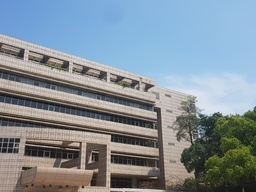
#> input picture CV/m7.jpg, 256 x 192 px, shrunk from 1008 x 756 before the run, found by its file name
$ python HW2.py
#> lines starting #> are read from the running program, lines starting #| are printed output that depends on the picture; long printed decimals are rounded
import cv2
import numpy as np
import random
import matplotlib.pyplot as plt
# read the image file & output_image the color & gray image


def read_img(path):
    # opencv read image in "BGR" color space
    img = cv2.imread(path)
    img_gray = cv2.cvtColor(img, cv2.COLOR_BGR2GRAY)
    img_rgb = cv2.cvtColor(img, cv2.COLOR_BGR2RGB)
    return img_gray, img_rgb

# the dtype of img must be "uint8" to avoid the error of SIFT detector


def img_to_gray(img):
    if img.dtype != "uint8":
        print("The input image dtype is not uint8 , image type is : ", img.dtype)
        return
    img_gray = cv2.cvtColor(img, cv2.COLOR_BGR2GRAY)
    return img_gray


def SIFT(img):
    SIFT_detector = cv2.SIFT_create()
    kp, des = SIFT_detector.detectAndCompute(img, None)
    return kp, des


def plot_sift(gray, rgb, kp):
    tmp = rgb.copy()  # deep copy
    img = cv2.drawKeypoints(
        gray, kp, tmp, flags=cv2.DRAW_MATCHES_FLAGS_DRAW_RICH_KEYPOINTS)
    return img


def K_NN(kp1, des1, kp2, des2, k):
    k_nearest_neighbor = np.zeros((len(kp1), k), dtype=np.uint16)
    for i in range(len(kp1)):
        distance = np.zeros(len(kp2))
        source_feature = des1[i]
        for j in range(len(kp2)):
            target_feature = des2[j]
            distance[j] = np.linalg.norm(source_feature - target_feature)
        minimum_distance_index = np.argsort(distance)
        k_nearest_neighbor[i] = minimum_distance_index[:k]
    return k_nearest_neighbor


def Ratio_Test(kp1, des1, kp2, des2, nearest_neighbor, threshold):
    matches = []
    for i in range(len(kp1)):
        d1 = np.linalg.norm(des1[0] - des2[nearest_neighbor[i][0]])
        d2 = np.linalg.norm(des1[0] - des2[nearest_neighbor[i][1]])
        if d1 < threshold * d2:
            matches.append(list(kp1[i].pt + kp2[nearest_neighbor[i][0]].pt))
    matches = np.array(matches)
    return matches


"""
    def plot_matches(matches, concatenate_image):
        match_img = concatenate_image.copy()
        offset = concatenate_image.shape[1]/2
        fig, ax = plt.subplots()
        ax.set_aspect('equal')
        ax.imshow(np.array(match_img).astype('uint8'),
                cmap="gray")  # 　RGB is integer type

        ax.plot(matches[:, 0], matches[:, 1], 'xr')
        ax.plot(matches[:, 2] + offset, matches[:, 3], 'xr')

        ax.plot([matches[:, 0], matches[:, 2] + offset], [matches[:, 1], matches[:, 3]],
                'r', linewidth=0.5)

        plt.show()
"""

"""
    # p2 = Hp1
    # (wx2, wy2 , w) = H(x1, y1, 1)
    # H = [
    #      [A11, A12, A13],
    #      [A21, A22, A23],
    #      [A31, A32, A33]
    #     ]
    # w = x1A31 + y1A32 + A33
    # wx2 = x2(x1A31 + y1A32 + A33) = x1A11 + y1A12 + A13
        # >> x1A11 + y1A12 + A13 - x2(x1A31 + y1A32 + A33) = 0
    # wy2 = y2(x1A31 + y1A32 + A33) = x1A21 + y1A22 + A23
        # >> x1A21 + y1A22 + A23 - y2(x1A31 + y1A32 + A33) = 0
"""


def homography(samples):
    a_matrix = []
    for sample in samples:
        p1 = np.append(sample[:2], 1)  # x1, y1, 1
        p2 = np.append(sample[2:], 1)  # x2, y2, 1
        a1 = [p1[0], p1[1], 1, 0, 0, 0, -p2[0]*p1[0], -p2[0]*p1[1], -p2[0]]
        a2 = [0, 0, 0, p1[0], p1[1], 1, -p2[1]*p1[0], -p2[1]*p1[1], -p2[1]]
        a_matrix.append(a1)
        a_matrix.append(a2)
    a_matrix = np.array(a_matrix)
    # corresponding smallest eigenvalue of eigenvector
    _, _, vh = np.linalg.svd(a_matrix)
    h = vh[-1].reshape(3, 3)
    h = h / h[2][2]
    return h


def Ransac(matches, threshold, iterations):
    best_h_matrix = []
    best_inliers = []
    for iter in range(iterations):
        samples_index = random.sample(range(len(matches)), 4)
        samples = [matches[index] for index in samples_index]
        h_matrix = homography(samples)
        all_p1 = np.concatenate(
            (matches[:, :2], np.ones((len(matches), 1))), axis=1)
        all_p2 = matches[:, 2:]
        estimate_p2 = np.matmul(h_matrix, all_p1.T).T
        # print(estimate_p2.shape)
        for i in range(len(matches)):
            estimate_p2[i] = estimate_p2[i] / estimate_p2[i][2]
        estimate_p2 = estimate_p2[:, 0:2]
        errors = np.linalg.norm(all_p2 - estimate_p2, axis=1)**2
        inliers_index = np.where(errors < threshold)[0]
        inliers = matches[inliers_index]
        if len(inliers) > len(best_inliers):
            best_inliers = inliers
            best_h_matrix = h_matrix
    return best_inliers, best_h_matrix


def translate(image1, image2, h_matrix):
    h1, w1, c1 = image1.shape
    h2, w2, c2 = image2.shape
    # 以image2中的四個corner的座標當作基準去計算
    corners = np.array(
        [[0, 0, 1], [w2 - 1, 0, 1], [w2 - 1, h2 - 1, 1], [0, h2 - 1, 1]])
    # 把image2四個corner的座標經過homography matrix轉換後
    # 得到在image1相對應的座標
    transform_corners = np.matmul(h_matrix, corners.T).T
    for i in range(len(corners)):
        transform_corners[i] = transform_corners[i] / transform_corners[i][2]

    transform_corners = transform_corners[:, :2]
    x_min = min(min(transform_corners[:, 0]), 0)
    y_min = min(min(transform_corners[:, 1]), 0)
    """
    print(transform_corners)
                            [[-170.06491952  -49.23902745] image2中(0, 0)對應到image1的座標
                            [ 836.57361736   38.94680412]  image2中(w2 - 1, 0)對應到image1的座標
                            [ 820.07621228  745.49125985]    ''    (w2 - 1, h2 - 1)    ''
                            [-205.34991699  763.95041104]]   ''    (0, h2 - 1)    ''
    """
    size = (int(round(w2 + abs(x_min))), int(round(h2 + abs(y_min))))

    # h_matrix是使用image2轉換成image1
    # 所以A是把image1轉換到與image2的translation_matrix
    translation_matrix = np.array([[1, 0, -x_min], [0, 1, -y_min], [0, 0, 1]])
    A = np.matmul(translation_matrix, h_matrix)
    """
        print(size) >> (1213, 805)
    """
    # 把image1用合併後的size來表示的話，
    # 是對image1和translation_matrix A 做運算
    warped_1 = cv2.warpPerspective(src=image1, M=A, dsize=size)

    # 因為我們是以image2為基準，
    # 所以要把image2以合併後的size表示的話
    # 只需要做affine translation就好

    print(h_matrix)
    print(translation_matrix)
    print(A)

    warped_2 = cv2.warpPerspective(
        src=image2, M=translation_matrix, dsize=size)
    return warped_1, warped_2


def isblack(pixel):
    black_pixel = np.array([0, 0, 0])
    return np.array_equal(pixel, black_pixel)


def stitch_image(warped_1, warped_2):
    rows, cols, channels = warped_1.shape
    output_image = np.zeros((rows, cols, channels), dtype=np.uint8)
    for i in range(rows):
        for j in range(cols):
            if (not isblack(warped_1[i][j])) and isblack(warped_2[i][j]):
                output_image[i][j][:] = warped_1[i][j][:]
            elif isblack(warped_1[i][j]) and (not isblack(warped_2[i][j])):
                output_image[i][j][:] = warped_2[i][j][:]
            elif (not isblack(warped_1[i][j])) and (not isblack(warped_2[i][j])):
                output_image[i][j][:] = (
                    warped_1[i][j][:] / 2) + (warped_2[i][j][:] / 2)
            else:
                pass
    return output_image
# create a window to show the image
# It will show all the windows after you call im_show()
# Remember to call im_show() in the end of main


def create_im_window(window_name, img):
    cv2.imshow(window_name, img)

# show the all window you call before im_show()
# and press any key to close all windows


def im_show():
    cv2.waitKey(0)
    cv2.destroyAllWindows()


if __name__ == '__main__':
    image1_gray, image1_rgb = read_img("test/m7.jpg")
#> in read_img, img is the input picture: shape (192, 256, 3); mean B, G, R 151.9, 142.7, 130.2
#> in read_img, `img_gray = cv2.cvtColor(img, cv2.COLOR_BGR2GRAY)`:
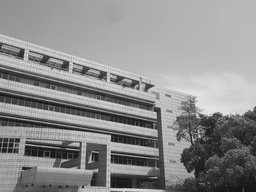
#> img_gray: shape (192, 256); min 14, max 234, mean 140
    image2_gray, image2_rgb = read_img("test/m8.jpg")
#> call 2 of read_img, with path = 'test/m8.jpg'
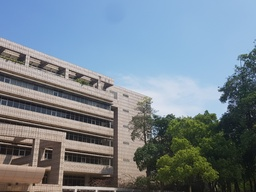
#> input picture CV/m8.jpg, 256 x 192 px, shrunk from 1008 x 756 before the run, found by its file name
#> in read_img, img is the input picture: shape (192, 256, 3); mean B, G, R 142.2, 131.5, 118.1
#> in read_img (call 2), `img_gray = cv2.cvtColor(img, cv2.COLOR_BGR2GRAY)`:
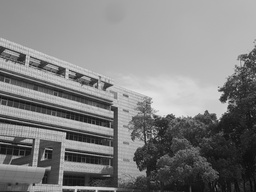
#> img_gray: shape (192, 256); min 7, max 231, mean 128.7
    """
        # [7 lines of commented-out code are left out]
    """
    kp1, des1 = SIFT(image1_gray)
#> in SIFT, `kp, des = SIFT_detector.detectAndCompute(img, None)`: kp = 385 keypoints; strongest (x, y, size): (102, 75, 5.9), (65, 66, 6), (148, 86, 4.6), (20, 54, 5.9)
#> kp1 has the same summary as kp in SIFT
    kp2, des2 = SIFT(image2_gray)
#> in SIFT (call 2), `kp, des = SIFT_detector.detectAndCompute(img, None)`: kp = 341 keypoints; strongest (x, y, size): (223, 99, 4.2), (60, 71, 6.1), (21, 59, 6.4), (76, 188, 3.5)
#> kp2 has the same summary as kp in SIFT

    """ Plot the keypoints in concatenate images
        # [4 lines of commented-out code are left out]
    """
    # Show the coordinate of keypoint
    # keypoints are in the form of x-y coordinate, not the common seen row-column form.
    # coordinate = cv2.KeyPoint_convert(kp1)

    two_nn = K_NN(kp1, des1, kp2, des2, 2)
#> in K_NN, `k_nearest_neighbor = np.zeros((len(kp1), k), dtype=np.uint16)`: k_nearest_neighbor = 385 pairs, first value 0 to 0, second value 0 to 0
#> after the loop in K_NN, `for i in range(len(kp1)):`: k_nearest_neighbor = 385 pairs, first value 1 to 340, second value 2 to 336
#> two_nn has the same summary as k_nearest_neighbor in K_NN
    matches = Ratio_Test(kp1, des1, kp2, des2, two_nn, 0.95)
#> the loop in Ratio_Test, `for i in range(len(kp1)):` made 385 passes
#> (d1, d2) on passes 1 to 3: (172.4, 245.4), (337.4, 300.3), (404.8, 421.8)
#> after the loop in Ratio_Test, `for i in range(len(kp1)):`: matches = 76 items, first 6: [3.21, 63.04, 3.77, 66.56], [7.87, 127.6, 91.6, 125], [8.14, 52.39, 7.99, 57.6], [16.81, 175.8, 225.8, 80.46], [16.97, 80.3, 43.38, 112.3], [22.5, 46.49, 103.1, 91.94]
#> in Ratio_Test, `matches = np.array(matches)`: matches = 76 rows, first 6: [3.21, 63.04, 3.77, 66.56], [7.87, 127.6, 91.6, 125], [8.14, 52.39, 7.99, 57.6], [16.81, 175.8, 225.8, 80.46], [16.97, 80.3, 43.38, 112.3], [22.5, 46.49, 103.1, 91.94]
    # plot_matches(matches, concat_gray)

    best_inliers, best_h_matrix = Ransac(matches, 5, 2000)
#> the loop in Ransac, `for iter in range(iterations):` made 2000 passes
#> (samples_index, inliers_index) on passes 1 to 12: ([49, 53, 5, 33], [5, 33, 49, 53]), ([65, 62, 51, 38], [38, 39, 51, 62, 65]), ([61, 45, 74, 27], [27, 45, 61, 74]), ([64, 17, 36, 12], [12, 17, 36, 64]), ([32, 68, 18, 39], [18, 32, 38, 39, 68]), ([12, 9, 42, 60], [9, 12, 42, 60]), ([71, 12, 45, 55], [12, 45, 55, 71]), ([40, 26, 70, 61], [26, 40, 61, 70]), ([56, 66, 33, 7], [7, 33, 56, 66]), ([70, 1, 11, 51], [1, 11, 51, 70]), ([0, 63, 42, 31], [0, 30, 31, 42, 63, 66, 68]), ([41, 8, 24, 72], [8, 24, 41, 72])
#> (samples_index, inliers) on pass 55: ([72, 53, 5, 21], [[22.5, 46.49, 103.1, 91.94], [67.36, 59.29, 103.1, 91.94]])
#> after the loop in Ransac, `for iter in range(iterations):`: best_inliers = 28 rows, first 6: [60.16, 186.9, 9.38, 184.4], [62.81, 160.4, 13.72, 157.1], [65.58, 143.2, 17.48, 139.4], [73.74, 136.7, 26.49, 132.8], [73.74, 136.7, 26.49, 132.8], [77.64, 144.5, 30.63, 141.1]
#> best_h_matrix = [[1.14, -0.0666, -47.34], [0.118, 1.07, -16.94], [0.000658, -6.78e-05, 1]]
    # plot_matches(best_inliers, concat_gray)

    warped_1, warped_2 = translate(image1_rgb, image2_rgb, best_h_matrix)
#> in translate, `transform_corners = np.matmul(h_matrix, corners.T).T`: transform_corners = [[-47.34, -16.94, 1], [244, 13.06, 1.17], [231.3, 217.5, 1.15], [-60.06, 187.5, 0.987]]
#> after the loop in translate, `for i in range(len(corners)):`: transform_corners = [[-47.34, -16.94, 1], [208.9, 11.18, 1], [200.3, 188.3, 1], [-60.84, 190, 1]]
#> in translate, `transform_corners = transform_corners[:, :2]`: transform_corners = [[-47.34, -16.94], [208.9, 11.18], [200.3, 188.3], [-60.84, 190]]
#> in translate, `x_min = min(min(transform_corners[:, 0]), 0)`: x_min = -60.84
#> in translate, `y_min = min(min(transform_corners[:, 1]), 0)`: y_min = -16.94
#> in translate, `size = (int(round(w2 + abs(x_min))), int(round(h2 + abs(y_min))))`: size = (317, 209)
#> in translate, `translation_matrix = np.array([[1, 0, -x_min], [0, 1, -y_min], [0, 0, ..`: translation_matrix = [[1, 0, 60.84], [0, 1, 16.94], [0, 0, 1]]
#> in translate, `A = np.matmul(translation_matrix, h_matrix)`: A = [[1.18, -0.0707, 13.5], [0.129, 1.07, 0], [0.000658, -6.78e-05, 1]]
#> in translate, `warped_1 = cv2.warpPerspective(src=image1, M=A, dsize=size)`:
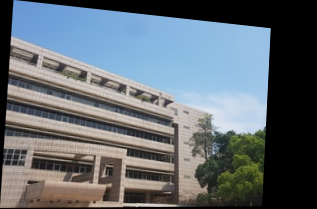
#> warped_1: shape (209, 317, 3); mean R, G, B 98.8, 107.3, 114.1
#| [[ 1.14260831e+00 -6.65740646e-02 -4.73411996e+01]
#|  [ 1.17620787e-01  1.07042638e+00 -1.69376560e+01]
#|  [ 6.58296797e-04 -6.78006357e-05  1.00000000e+00]]
#| [[ 1.          0.         60.845]
#|  [ 0.          1.         16.938]
#|  [ 0.          0.          1.        ]]
#| [[ 1.18266223e+00 -7.06993794e-02  1.35035815e+01]
#|  [ 1.28770792e-01  1.06927800e+00  0.00000000e+00]
#|  [ 6.58296797e-04 -6.78006357e-05  1.00000000e+00]]
#> in translate, `warped_2 = cv2.warpPerspective( src=image2, M=translation_matrix, dsiz..`:
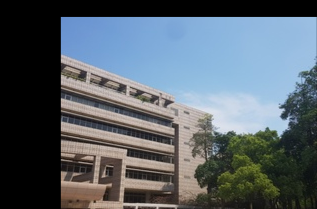
#> warped_2: shape (209, 317, 3); mean R, G, B 87.6, 97.6, 105.5
    plt.figure(figsize=(20, 20))
    plt.subplot(3, 1, 1)
    plt.imshow(warped_1)
    plt.subplot(3, 1, 2)
    plt.imshow(warped_2)
    output_image = stitch_image(warped_1, warped_2)
#> after the loop in stitch_image, `for i in range(rows):`:
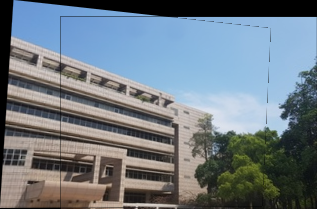
#> output_image: shape (209, 317, 3); mean R, G, B 111.3, 122.3, 131.3
    plt.subplot(3, 1, 3)
    plt.imshow(output_image)
    plt.show()

    # the example of image window
    # create_im_window("Result", test)
    # im_show()

    # you can use this function to store the result
    cv2.imwrite("result.jpg", output_image)
